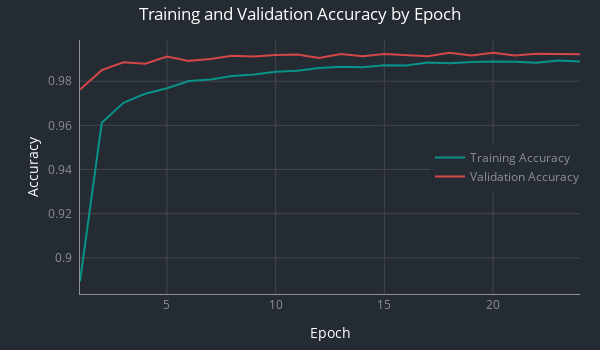

This figure's notebook cell:
### Code cell
# Plot data to see relationships between training and validation data
fig = go.Figure()
fig.add_trace(go.Scatter(
    x=epoch_list, y=hist.history["accuracy"],
    mode="lines", name="Training Accuracy", line=dict(color=palette["green"])))
fig.add_trace(go.Scatter(
    x=epoch_list, y=hist.history["val_accuracy"],
    mode="lines", name="Validation Accuracy", line=dict(color=palette["red"])))

fig.update_layout(
    title="Training and Validation Accuracy by Epoch",
    xaxis=dict(title="Epoch"), yaxis=dict(title="Accuracy"),
    height=350, width=600, legend=dict(x=0.7, y=0.5))

format_plot(fig)
fig.show()

### Figure 1 — Plotly figure (JSON) as saved in the notebook; plotly's stock layout.template omitted (floating-point values rounded to 4 significant figures)
{"data": [{"line": {"color": "#089389"}, "mode": "lines", "name": "Training Accuracy", "type": "scatter", "x": [1, 2, 3, 4, 5, 6, 7, 8, 9, 10, 11, 12, 13, 14, 15, 16, 17, 18, 19, 20, 21, 22, 23, 24], "y": [0.8894, 0.9611, 0.9702, 0.9743, 0.9768, 0.9801, 0.9808, 0.9823, 0.983, 0.9843, 0.9848, 0.9859, 0.9866, 0.9864, 0.9872, 0.9871, 0.9884, 0.9882, 0.9887, 0.989, 0.9888, 0.9883, 0.9894, 0.9889]}, {"line": {"color": "#d34748"}, "mode": "lines", "name": "Validation Accuracy", "type": "scatter", "x": [1, 2, 3, 4, 5, 6, 7, 8, 9, 10, 11, 12, 13, 14, 15, 16, 17, 18, 19, 20, 21, 22, 23, 24], "y": [0.9762, 0.985, 0.9886, 0.9879, 0.9912, 0.9892, 0.99, 0.9915, 0.9912, 0.9919, 0.9921, 0.9905, 0.9923, 0.9913, 0.9923, 0.9917, 0.9913, 0.9929, 0.9916, 0.9929, 0.9916, 0.9924, 0.9924, 0.9922]}], "layout": {"height": 350, "legend": {"font": {"color": "#8f8f94"}, "x": 0.7, "y": 0.5}, "margin": {"b": 20, "l": 80, "r": 20, "t": 40}, "paper_bgcolor": "#252b33", "plot_bgcolor": "#252b33", "title": {"font": {"color": "#fefeff"}, "text": "Training and Validation Accuracy by Epoch", "x": 0.5}, "width": 600, "xaxis": {"autorange": true, "categoryorder": "category ascending", "gridcolor": "#45464d", "linecolor": "#8f8f94", "range": [1, 24], "tickfont": {"color": "#8f8f94"}, "title": {"font": {"color": "#fefeff"}, "text": "Epoch"}, "type": "linear"}, "yaxis": {"autorange": true, "categoryorder": "category ascending", "gridcolor": "#45464d", "linecolor": "#8f8f94", "range": [0.8836, 0.9987], "tickcolor": "#252b33", "tickfont": {"color": "#8f8f94"}, "ticklen": 5, "ticks": "outside", "title": {"font": {"color": "#fefeff"}, "standoff": 5, "text": "Accuracy"}, "type": "linear"}}}
